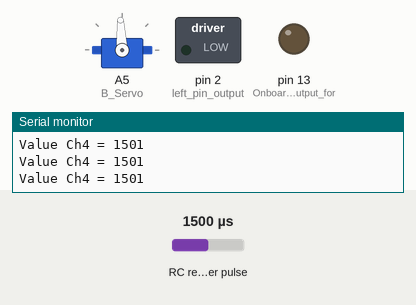
Recording of a sketch running on a simulated Arduino Uno, built with avr-gcc and run on an emulated ATmega328P. Shown: servo, switched loads named in the sketch (green lamp = pin HIGH), output pins drawn as LEDs (lit = HIGH), the last lines printed to the serial monitor. Wiring (inferred from the names in the program): RC receiver channel: data pin 9. The inputs (shaded band) are chosen by the test bench; at power-on: RC receiver pulse 1500 µs.

Above: at 1.2 s.
1.3 s: RC receiver pulse (sensor on pin 9) set to 1020 µs
At 2.5 s:
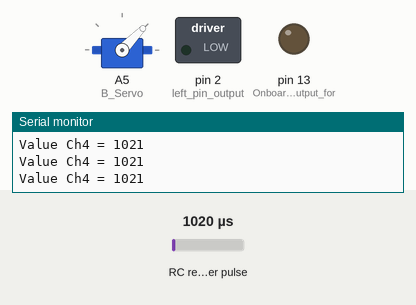
2.8 s: RC receiver pulse (sensor on pin 9) set to 1250 µs
At 3.9 s:
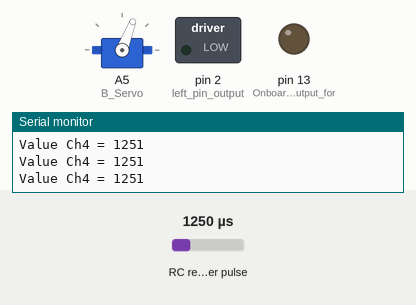
4.3 s: RC receiver pulse (sensor on pin 9) set to 1750 µs
At 5.0 s:
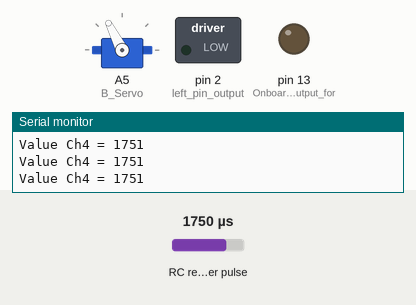
5.8 s: RC receiver pulse (sensor on pin 9) set to 1980 µs
At 6.2 s:
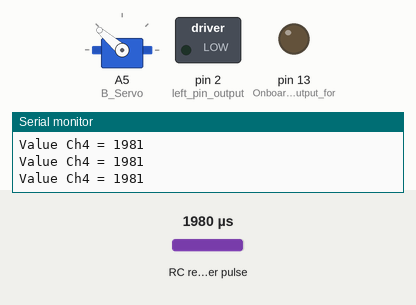
7.3 s: RC receiver pulse (sensor on pin 9) set to 1500 µs
At 8.5 s:
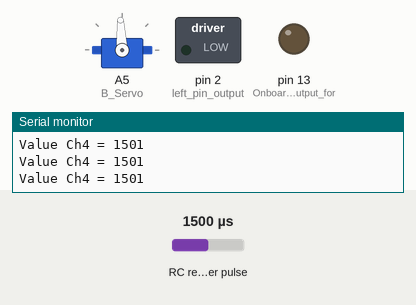
Timing chart, 0 to 9.8 s (numbered marks = the images above; inputs shaded):
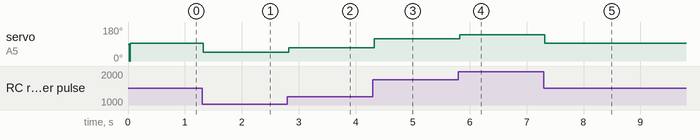

The sketch:

test_motors.ino
```cpp
/*
  Testing RC Connection
  4/12/15 by Brian Patton
  Captures the Pulse signal from a RC controller
  Feel free to do whatever you want with this code example
*/
#include <Servo.h>
int Ch4;


Servo B_Servo; //  back motors

// going to use channel 4 for the back motors


//**************************************************************
//*****************  Setup  ************************************
//**************************************************************
void setup() {
  // Set the pins that the transmitter will be connected to all to input
  pinMode(12, INPUT); //I connected this to Chan1 of the Receiver
  pinMode(11, INPUT); //I connected this to Chan2 of the Receiver
  pinMode(10, INPUT); //I connected this to Chan3 of the Receiver
  pinMode(9, INPUT); //I connected this to Chan4 of the Receiver
  pinMode(8, INPUT); //I connected this to Chan5 of the Receiver
  pinMode(7, INPUT); //I connected this to Chan6 of the Receiver
  pinMode(13, OUTPUT); //Onboard LED to output for diagnostics
  pinMode(2, OUTPUT) ; // left pin output
//
//  // Attach Speed controller that acts like a servo to the board
//  R_Servo.attach(A9); //Pin A9
//  L_Servo.attach(A7); //Pin A7
  B_Servo.attach(A5); //Pin A9
  //Flash the LED on and Off 10x Start
//  for (int i = 0; i < 10; i++) {
//    digitalWrite(13, HIGH);
//    delay(100);
//    digitalWrite(13, LOW);
//    delay(100);
//  }
  //Flash the LED on and Off 10x End
  Serial.begin(9600);
}

//********************** MixLimits() ***************************
//*******  Make sure values never exceed ranges  ***************
//******  For most all servos and like controlers  *************
//****   control must fall between 1000uS and 2000uS  **********
//**************************************************************
//void SetLimits() {
//  if (Lwheel < 1000) {// Can be set to a value you don't wish to exceed
//    Lwheel = 1000;    // to adjust maximums for your own robot
//  }
//  if (Lwheel > 2000) {// Can be set to a value you don't wish to exceed
//    Lwheel = 2000;    // to adjust maximums for your own robot
//  }
//
//  if (Rwheel < 1000) {// Can be set to a value you don't wish to exceed
//    Rwheel = 1000;    // to adjust maximums for your own robot
//  }
//  if (Rwheel > 2000) {// Can be set to a value you don't wish to exceed
//    Rwheel = 2000;    // to adjust maximums for your own robot
//  }
//
//    if (Bwheel < 1000) {// Can be set to a value you don't wish to exceed
//    Bwheel = 1000;    // to adjust maximums for your own robot
//  }
//  if (Bwheel > 2000) {// Can be set to a value you don't wish to exceed
//    Bwheel = 2000;    // to adjust maximums for your own robot
//  }
//  R_Servo.writeMicroseconds(Rwheel);
//  L_Servo.writeMicroseconds(Lwheel);
//  L_Servo.writeMicroseconds(Bwheel);
//
//  //  PrintWheelCalcs(); //REMEMBER: printing values slows reaction times
//}
//*****************  PrintWheelCalcs()  ************************
//*******  Prints calculated wheel output values  **************
//**************************************************************
//void PrintWheelCalcs() {
//  //Serial.print("Right Wheel = ");
//  //Serial.println(Rwheel);
//  //Serial.print("Left Wheel = ");
//  //Serial.println(Lwheel);
//   //Serial.print("Back Wheel = ");
//  //Serial.println(Bwheel);
//  //Serial.println(" ");
//
//}
//********************  TestWheels()  **************************
//*  Direct call to Servos to test wheel speed and direction  **
//**************************************************************
//void TestWheels() {
//  R_Servo.writeMicroseconds(1500); // 1000-2000, 1500 should be stop
//  L_Servo.writeMicroseconds(1500); // 1000-2000, 1500 should be stop
//  B_Servo.writeMicroseconds(1500); // 1000-2000, 1500 should be stop
//
//}
//*******************  DriveServosRC()  ************************
//******  Use the value collected from Ch1 and Ch2  ************
//******  on a single stick to relatively calculate  ***********
//****  speed and direction of two servo driven wheels *********
//**************************************************************
//void DriveServosRC()
//{
//  //edge case if the remote is off
//  Serial.print("Ch1: ");
//  Serial.println(Ch1);
//  Serial.print("Ch2: ");
//  Serial.println(Ch2);
//  Serial.print("Ch4: ");
//  Serial.println(Ch4);
//
//  if(Ch1 == 0 && Ch2 == 0)
//  {
//    Lwheel = 1500;
//    Rwheel = 1500;
//
//    Serial.println("Ch1 & CH2 are zero, sending 1500 to motors");
//
//    SetLimits();
//  }
//      else if (Ch2 <= 1500) {
//        Lwheel = Ch1 +  Ch2 - 1500;
//        Rwheel = Ch1 -  Ch2 + 1500;
//        Bwheel = Ch4;
////        Serial.println("Should not be here");
//
//    SetLimits();
//  }
//  else if (Ch2 > 1500) {
//   int Ch1_mod = map(Ch1, 1000, 2000, 2000, 1000); // Invert the Ch1 axis to keep the math similar
//   Lwheel = Ch1_mod + Ch2 - 1500;
//   Rwheel = Ch1_mod - Ch2 + 1500;
//   Bwheel = Ch4;
//
////   Serial.println("Should not be here");
//
//
//
//    SetLimits();
//  }
//  else {
//    Serial.println("Should not be here or in Deadzone");
//  }
//}
////**********************  PrintRC()  ***************************
////***  Simply print the collected RC values for diagnostics  ***
////**************************************************************
//void PrintRC()
//{ // print out the values you read in:
//  Serial.println(" RC Control Mode ");
//  Serial.print("Value Ch1 = ");
//  Serial.println(Ch1);
//  Serial.print("Value Ch2 = ");
//  Serial.println(Ch2);
//  //Serial.print("Value Ch3 = ");
//  //Serial.println(Ch3);
//  Serial.print("Value Ch4 = ");
//  Serial.println(Ch4);
//  Serial.print("Control = ");
//  Serial.println(Ch5);
//  //Serial.print("Value Ch6 = ");
//  //Serial.println(Ch6);
//  //Serial.println(" ");
//  //delay(1000);
//
//
//  Serial.print("Right Wheel = ");
//  Serial.println(Rwheel);
//  Serial.print("Left Wheel = ");
//  Serial.println(Lwheel);
//  Serial.print("Back Wheel = ");
//  Serial.println(Bwheel);
//  Serial.println(" ");
//
//
//}
//************************  loop()  ****************************
//**********************  Main Loop  ***************************
//**************************************************************
void loop()
{

//    Ch1 = pulseIn(12, HIGH, 21000); // Capture pulse width on Channel 1
//  Ch2 = pulseIn(11, HIGH, 21000); // Capture pulse width on Channel 2
  //      Ch3 = pulseIn(10, HIGH, 21000);  // Capture pulse width on Channel 3
        Ch4 = pulseIn(9, HIGH, 21000);  // Capture pulse width on Channel 4
  Serial.print("Value Ch4 = ");
  Serial.println(Ch4);

//  Ch5 = pulseIn(8, HIGH, 21000); // Capture pulse width on Channel 5
//  //      Ch6 = pulseIn(7, HIGH, 21000); // Capture pulse width on Channel 6

  //  TestWheels();
//  DriveServosRC(); // Drive Motors under RC control
//   PrintRC(); //Print Values for RC Mode Diagnostics
    B_Servo.writeMicroseconds(Ch4); // 1000-2000, 1500 should be stop
//    delay(2000);
//    B_Servo.writeMicroseconds(1500); // 1000-2000, 1500 should be stop
//    delay(2000);
//    B_Servo.writeMicroseconds(1400); // 1000-2000, 1500 should be stop
//    delay(2000);
//    B_Servo.writeMicroseconds(1500); // 1000-2000, 1500 should be stop
//    delay(2000);


}
```

Measured:
- after the input at 1.3 s, servo on A5 (B_Servo): 93° → 46° at once
- after the input at 2.8 s, servo on A5 (B_Servo): 46° → 69° at once
- after the input at 4.3 s, servo on A5 (B_Servo): 69° → 117° at once
- after the input at 5.8 s, servo on A5 (B_Servo): 117° → 139° at once
- after the input at 7.3 s, servo on A5 (B_Servo): 139° → 93° at once
